Frame 1 (no input): blank canvas, image omitted
Frame 60 (the mouse pressed at the canvas centre just before this capture): blank canvas, image omitted
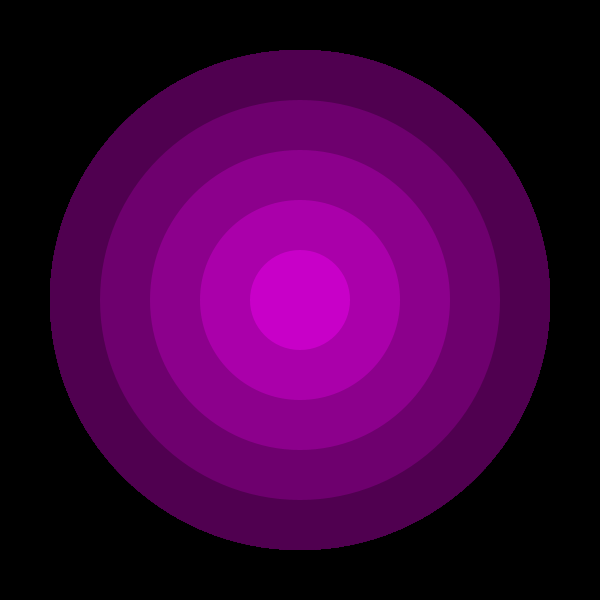
Frame 120 (the mouse held since frame 60 and released just before this capture)

The Processing sketch whose frames 1 and 60 were blank and that drew this single picture after the mouse press (run headless with seeded random() and noise(); from frame 60 on, the mouse is pressed at the canvas centre):

// Processing sketch: processing_156263
// ── processing_156263.pde

int diam;
int myColor;
int diameter;
int speed;

void setup(){
  size(600,600);
  diam = 100;
  speed = 30;
  noStroke();
  background(0);
  
 
}

void draw(){
  if( dist(mouseX,mouseY,width/2,height/2)<=diam/2){
  myColor=200;
  }
  if( dist(mouseX,mouseY,width/2,height/2)>diam/2 &&dist(mouseX,mouseY,width/2,height/2)<=diam){
  myColor=170;
  }
  if( dist(mouseX,mouseY,width/2,height/2)>diam &&dist(mouseX,mouseY,width/2,height/2)<=diam*3/2){
  myColor=130;
  }
  if( dist(mouseX,mouseY,width/2,height/2)>diam*3/2 &&dist(mouseX,mouseY,width/2,height/2)<=diam*4/2){
  myColor=100;
  }
  if( dist(mouseX,mouseY,width/2,height/2)>diam*4/2 &&dist(mouseX,mouseY,width/2,height/2)<=diam*5/2){
  myColor=70;
  }
  if( dist(mouseX,mouseY,width/2,height/2)>diam*5/2 &&dist(mouseX,mouseY,width/2,height/2)<=diam*6/2){
  myColor=40;
  }

  
  fill(myColor-speed*4,0,myColor-speed*4);
   ellipse(width/2,height/2,diam*5,diam*5);
  
  fill(myColor-speed*3,0,myColor-speed*3);
   ellipse(width/2,height/2,diam*4,diam*4);
  
   fill(myColor-speed*2,0,myColor-speed*2);
   ellipse(width/2,height/2,diam*3,diam*3);
  
   fill(myColor-speed,0,myColor-speed);
   ellipse(width/2,height/2,diam*2,diam*2);
   
   fill(myColor,0,myColor);
   ellipse(width/2,height/2,diam,diam);
   

}
